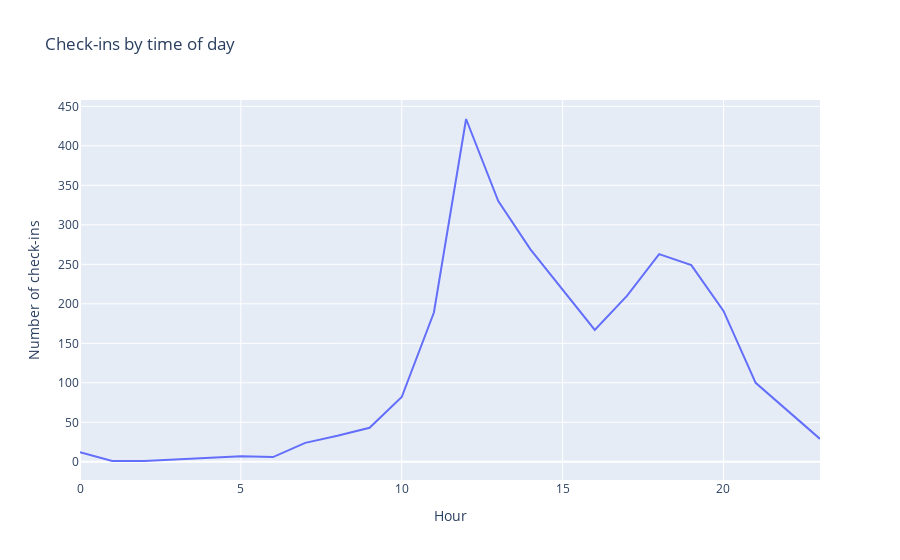

Write notebook code for a chart like this one.
### Code cell
# Plot distribution by hour
by_hour = df.groupby(by='created_at_adjusted_hour', as_index=False).count()
fig = go.Figure()
fig.add_trace(go.Scatter(y = by_hour['created_at'], x = by_hour['created_at_adjusted_hour']))
fig.update_layout(title = 'Check-ins by time of day', xaxis_title = 'Hour', yaxis_title = 'Number of check-ins')
fig.show()

### Figure 1 — Plotly figure (JSON) as saved in the notebook; plotly's stock layout.template omitted (floating-point values rounded to 4 significant figures)
{"data": [{"type": "scatter", "x": [0, 1, 2, 5, 6, 7, 8, 9, 10, 11, 12, 13, 14, 15, 16, 17, 18, 19, 20, 21, 22, 23], "y": [12, 1, 1, 7, 6, 24, 33, 43, 82, 189, 434, 330, 269, 218, 167, 210, 263, 249, 191, 100, 64, 29]}], "layout": {"title": {"text": "Check-ins by time of day"}, "xaxis": {"title": {"text": "Hour"}}, "yaxis": {"title": {"text": "Number of check-ins"}}}}
